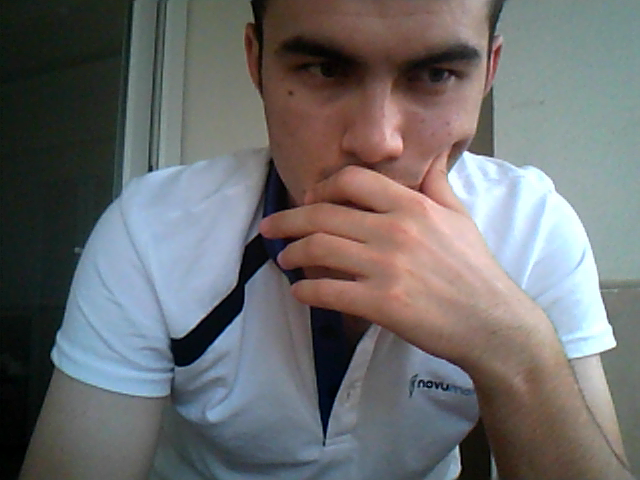
#> input picture Kamera_Uzerinden_Nesne_Tespiti-Yazi_Okuma/shot_0_000.bmp, 640 x 480 px, given in place of the camera
$ python shape_detection.py
#> lines starting #> are read from the running program, lines starting #| are printed output that depends on the picture; after the words box and inside, x2 and y2 are one past the last pixel; in counts of white or black regions, pixels touching at a corner belong together
import cv2
import numpy as np

def stackImages(scale,imgArray):
    rows = len(imgArray)
    cols = len(imgArray[0])
    rowsAvailable = isinstance(imgArray[0], list)
    width = imgArray[0][0].shape[1]
    height = imgArray[0][0].shape[0]
    if rowsAvailable:
        for x in range ( 0, rows):
            for y in range(0, cols):
                if imgArray[x][y].shape[:2] == imgArray[0][0].shape [:2]:
                    imgArray[x][y] = cv2.resize(imgArray[x][y], (0, 0), None, scale, scale)
                else:
                    imgArray[x][y] = cv2.resize(imgArray[x][y], (imgArray[0][0].shape[1], imgArray[0][0].shape[0]), None, scale, scale)
                if len(imgArray[x][y].shape) == 2: imgArray[x][y]= cv2.cvtColor( imgArray[x][y], cv2.COLOR_GRAY2BGR)
        imageBlank = np.zeros((height, width, 3), np.uint8)
        hor = [imageBlank]*rows
        hor_con = [imageBlank]*rows
        for x in range(0, rows):
            hor[x] = np.hstack(imgArray[x])
        ver = np.vstack(hor)
    else:
        for x in range(0, rows):
            if imgArray[x].shape[:2] == imgArray[0].shape[:2]:
                imgArray[x] = cv2.resize(imgArray[x], (0, 0), None, scale, scale)
            else:
                imgArray[x] = cv2.resize(imgArray[x], (imgArray[0].shape[1], imgArray[0].shape[0]), None,scale, scale)
            if len(imgArray[x].shape) == 2: imgArray[x] = cv2.cvtColor(imgArray[x], cv2.COLOR_GRAY2BGR)
        hor= np.hstack(imgArray)
        ver = hor
    return ver


def getContours(img):
    contours, hierarchy = cv2.findContours(img, cv2.RETR_EXTERNAL, cv2.CHAIN_APPROX_NONE)

    for cnt in contours:
        area = cv2.contourArea(cnt) # This is used to find the area of the contour.
        print("Area: ",area)
        if area>500: # The areas below 500 pixels will not be considered
            cv2.drawContours(imgContour, cnt, -1, (255,0,0), 3) # -1 denotes that we need to draw all the contours
            perimeter = cv2.arcLength(cnt, True) # The true indicates that the contour is closed
            print("Perimeter: ", perimeter)
            approx = cv2.approxPolyDP(cnt, 0.02*perimeter, True) # This method is used to find the approximate number of contours
            print("Corner Points: ", len(approx))
            objCorner = len(approx)
            x,y,w,h = cv2.boundingRect(approx) # In this we get the values of our bounding box that we will draw around the object

            if objCorner==3:
                objectType = 'Triangle'
            elif objCorner==4:
                aspectRatio = float(w)/float(h)
                if aspectRatio > 0.95 and aspectRatio < 1.05:
                    objectType = 'Square'
                else:
                    objectType = "Rectangle"
            elif objCorner>4:
                objectType = 'Circle'
            else:
                objectType = "None"

            cv2.rectangle(imgContour, (x,y), (x+w,y+h), (0,255,0), 2) # Draw a rectange around the shapes
            cv2.putText(imgContour,objectType,(x+(w//2)-10, y+(h//2)-10), cv2.FONT_HERSHEY_COMPLEX, 0.5, (0,0,0),2)

cam=cv2.VideoCapture(0)
while True:
    ret,img = cam.read()
#> img is the input picture: shape (480, 640, 3); mean B, G, R 110, 109.3, 109.4
    imgContour = img.copy()

    imgGray = cv2.cvtColor(img, cv2.COLOR_BGR2GRAY)
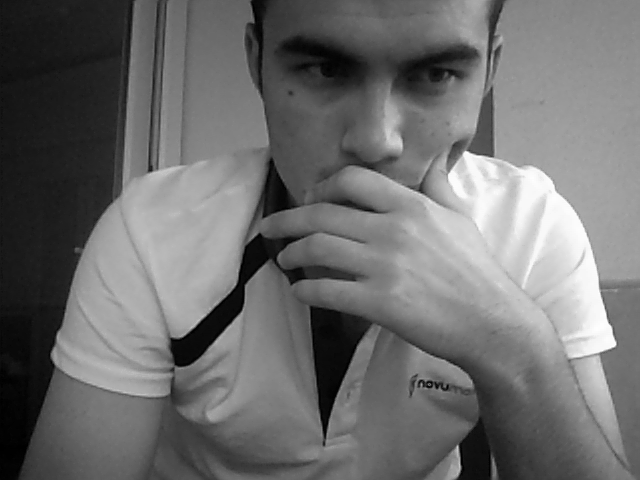
#> imgGray: shape (480, 640); min 0, max 255, mean 109.4
    imgBlur = cv2.GaussianBlur(imgGray, (7,7), 1)
    imgCanny = cv2.Canny(imgBlur,50,50)
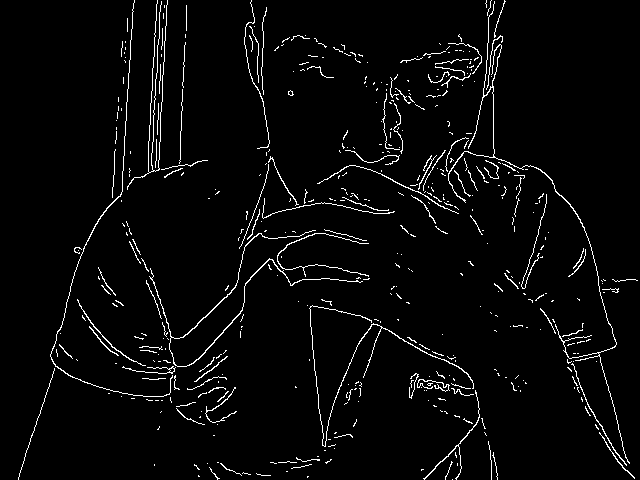
#> imgCanny: shape (480, 640); 3.4% white in thin lines or dots
    getContours(imgCanny)
#> in getContours, `contours, hierarchy = cv2.findContours(img, cv2.RETR_EXTERNAL, cv2.CHA..`: contours = 469 contours, 452 with area under 20; largest, box (x1, y1, x2, y2) and area: (149, 230, 363, 367) 181, (448, 1, 630, 464) 134, (309, 305, 474, 447) 82, (50, 0, 173, 397) 63, (423, 390, 480, 480) 56
#> the loop in getContours, `for cnt in contours:` made 469 passes
#> area on pass 31: 29
#| Area:  0.0
#| Area:  0.5
#| Area:  0.5
#| Area:  0.0
#| Area:  0.0
#| Area:  0.0
#| Area:  0.5
#| Area:  5.5
#> (further printed lines are left out)


    imgBlank = np.zeros_like(img)

    imgStack = stackImages(0.4, ([img,imgGray,imgBlur],
                                 [imgCanny,imgContour,imgBlank],
                                 [imgCanny,imgContour,imgBlank],
                                 ))
#> after the loop in stackImages, `for x in range(0, rows):`: hor = 3 items
#> in stackImages, `ver = np.vstack(hor)`:
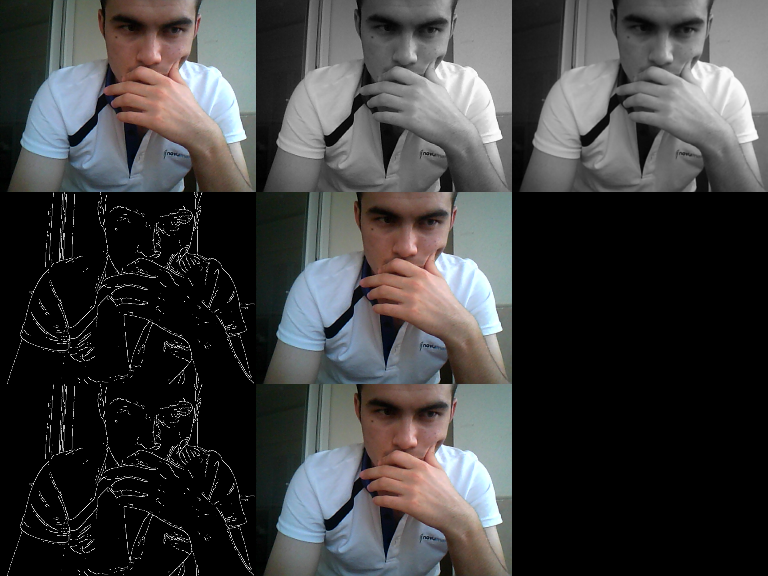
#> ver: shape (576, 768, 3); mean of channels 0, 1, 2 62.9, 62.7, 62.7; drawn as B, G, R

    cv2.imshow("Resim", imgStack)
    #cv2.imwrite("Resim.png", imgContour)
    if cv2.waitKey(1) & 0xFF == ord('q'):
#> (key q is pressed here)
        break

cam.release()
cv2.destroyAllWindows()
